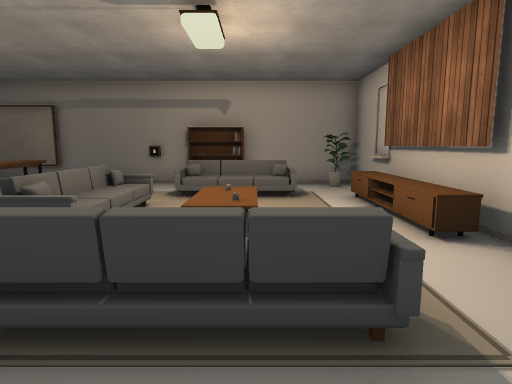
View 1 (above)

16 first-person views from a walk through a Unity game level. The camera is 1.3 m above the floor, tilts 8° down and sees 75° across. The floor is counted in squares, 1 m on a side. Each view is taken from the middle of a square. On the plan, view 1 faces up. The plan holds only what a view shows up to about 14 squares ahead; the rest is blank. The place goes on beyond the plan. Some surface patterns are stand-ins.

View 2
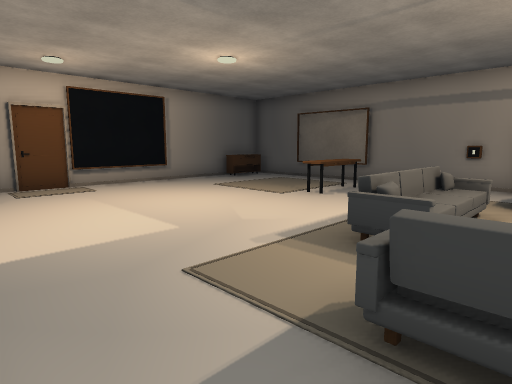

View 3
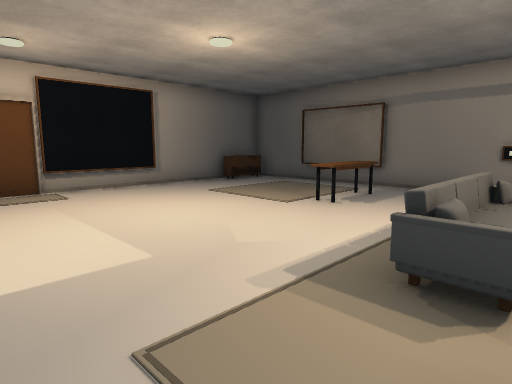

View 4
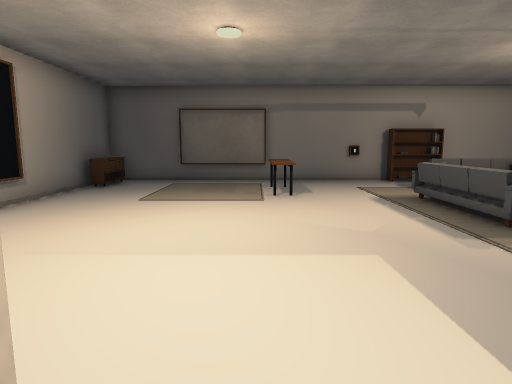

View 5
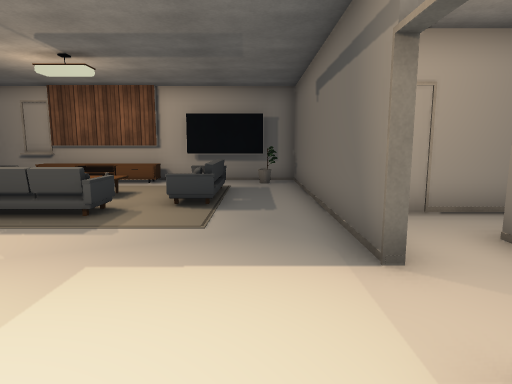

View 6
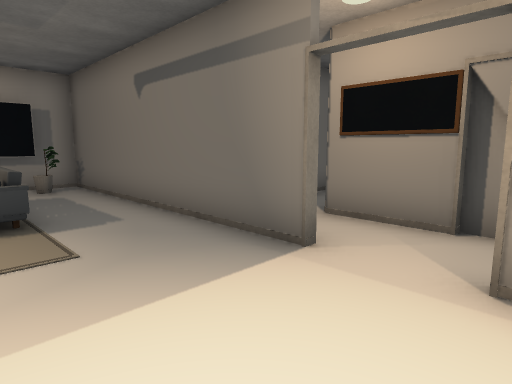

View 7
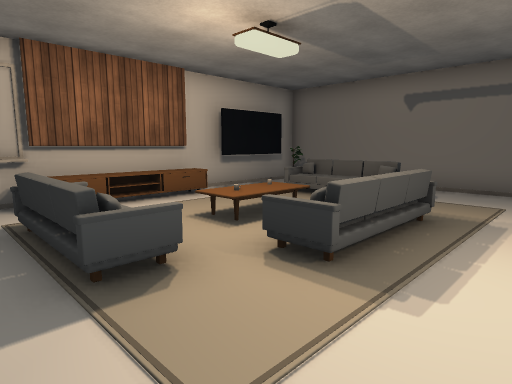

View 8
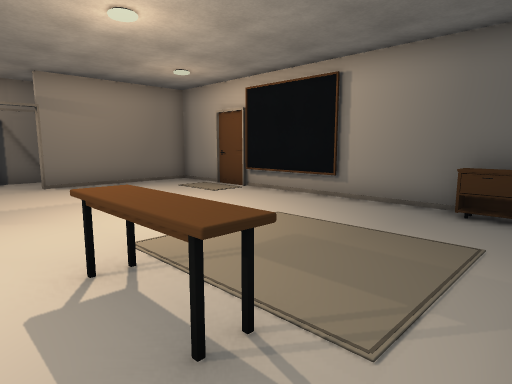

View 9
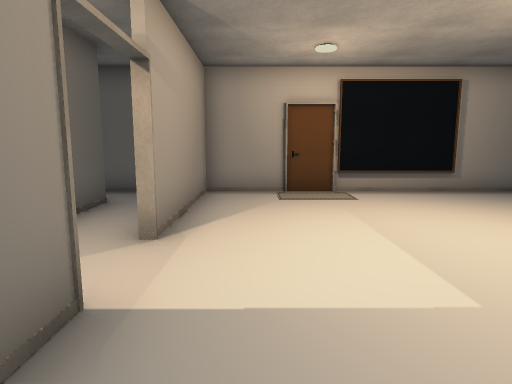

View 10
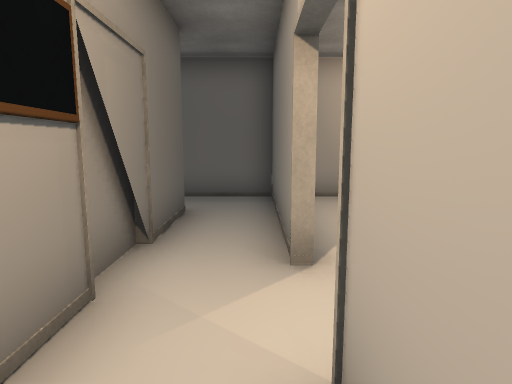

View 11
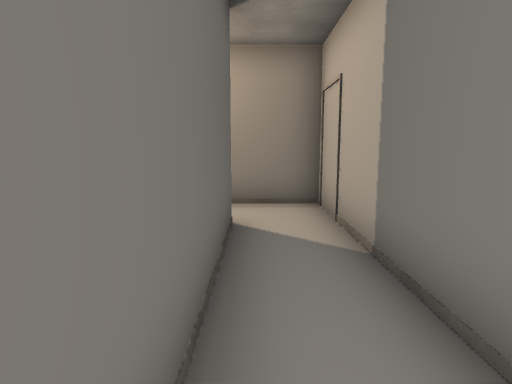

View 12
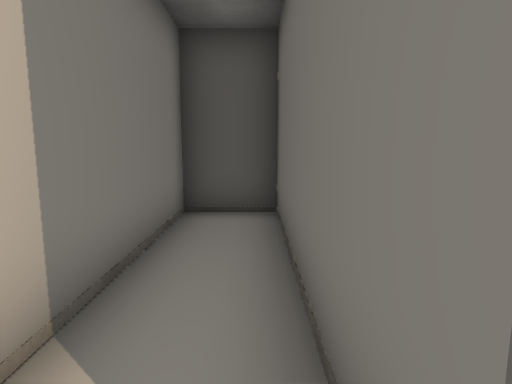

View 13
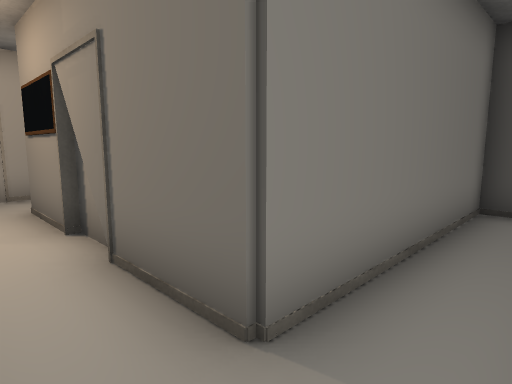

View 14
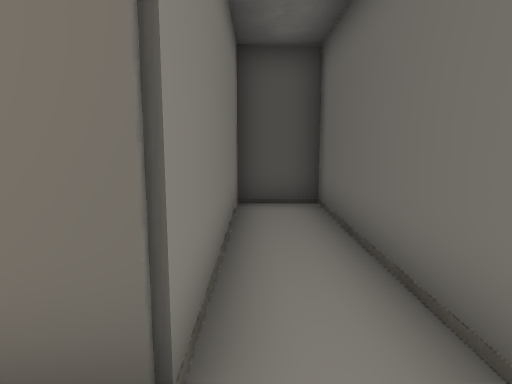

View 15
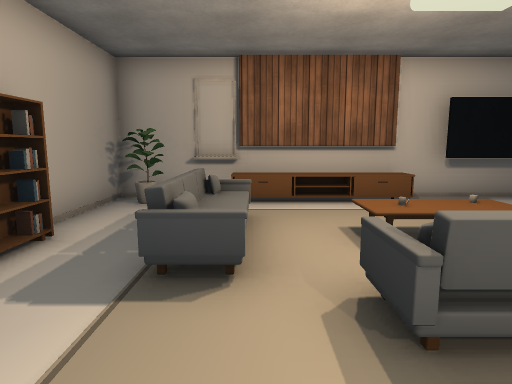

View 16
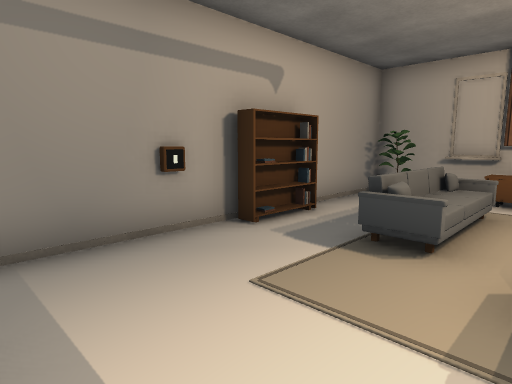

### Floor plan
Ten units are one square. View 1 is at (0, 0); x grows to the right and y downward. Boxes are objects, and circles mark ways between rooms. Rooms are numbered by the first view taken in them; rooms with no view inside come last. Other rooms are left out.
<svg viewBox="-130 -120 170 209">
<path fill="none" stroke="#000" d="M-20 -114 -125 -114M-66 -112 -98 -112M-56 4 34 4 34 -114 -5 -114M32 -84 32 -96M30 -6 30 -35M-124 -101 -124 -1M-125 4 -74 4M-106 35 -106 24 -71 24M-84 26 -66 26M-74 6 -121 6M-124 -1 -124 34M-68 24 -56 24M-56 24 -44 24 -44 84 -26 84 -26 6 -56 6"/>
<rect x="-125" y="-65" width="10" height="10" fill="#bbb"><title>other object</title></rect>
<rect x="-125" y="-115" width="10" height="20" fill="#bbb"><title>other object</title></rect>
<rect x="-65" y="-95" width="10" height="20" fill="#bbb"><title>other object</title></rect>
<rect x="-35" y="-75" width="10" height="40" fill="#bbb"><title>other object</title></rect>
<rect x="-35" y="-115" width="10" height="10" fill="#bbb"><title>other object</title></rect>
<rect x="-25" y="-35" width="10" height="20" fill="#bbb"><title>other object</title></rect>
<rect x="-25" y="-45" width="10" height="10" fill="#bbb"><title>other object</title></rect>
<rect x="-25" y="-75" width="10" height="10" fill="#bbb"><title>other object</title></rect>
<rect x="-25" y="-95" width="10" height="20" fill="#bbb"><title>other object</title></rect>
<rect x="-25" y="-115" width="20" height="10" fill="#bbb"><title>other object</title></rect>
<rect x="-15" y="-35" width="30" height="20" fill="#bbb"><title>other object</title></rect>
<rect x="-15" y="-95" width="30" height="20" fill="#bbb"><title>other object</title></rect>
<rect x="25" y="-85" width="10" height="40" fill="#bbb"><title>other object</title></rect>
<circle cx="-65" cy="0" r="3" fill="#2a7"/>
<circle cx="-50" cy="10" r="3" fill="#2a7"/>
<text x="-40" y="-60">1</text>
<text x="-100" y="20">2</text>
<text x="-40" y="50">3</text>
</svg>
Room 1 opens to room 2. Room 2 opens to room 3.

Where each view was taken, in squares from view 1:
view 1: 0 up, 0 right, facing up
view 2: 0 up, 1 left, facing up-left
view 3: 1 up, 2 left, facing up-left
view 4: 1 down, 7 left, facing up
view 5: 1 up, 9 left, facing right
view 6: 3 up, 8 left, facing down-right
view 7: 10 up, 5 left, facing down-right
view 8: 11 up, 5 left, facing down-left
view 9: 1 up, 3 left, facing left
view 10: 1 down, 4 left, facing left
view 11: 8 down, 4 left, facing up
view 12: 2 down, 4 left, facing down
view 13: 1 down, 12 left, facing down-right
view 14: 1 down, 11 left, facing down
view 15: 8 up, 5 left, facing right
view 16: 7 up, 6 left, facing up-right
